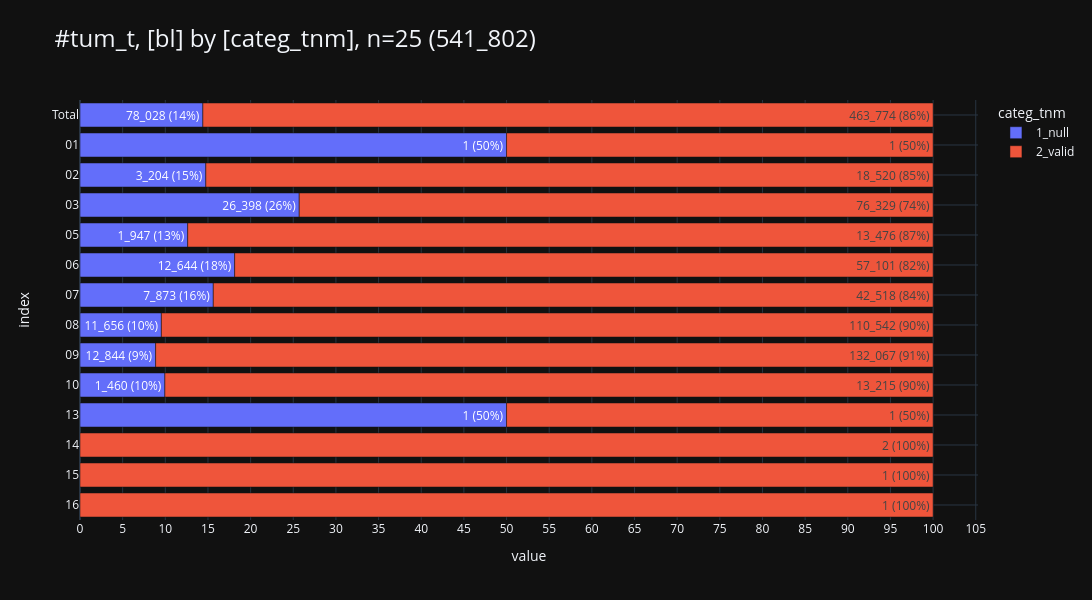

Notebook source saved alongside this figure:
### Markdown cell above
#### Grading

### Code cell
db_grad=con.sql("""--sql
    with t1 as (
        select
            GKZbl as bl,
            case
                when GRAD is null then '1_null'
                else '2_valid' end as categ_tnm,
        from Tumor4
        where True
        and DJ between 2020 and 2023
        and DCO = 2
        and (
        left(ICDGM10, 1) ='C' and
            (
                right(left(ICDGM10,3), 2)::int8 between 00 and 33
                or right(left(ICDGM10,3), 2)::int8 between 50 and 57
                or right(left(ICDGM10,3), 2)::int8 between 63 and 68
                or right(left(ICDGM10,3), 2)::int8 = 60
            )
            and left(HISC,4)::int between 8010 and 8576
        )
        and GKZbl::int between 1 and 16
    )
    select * from t1
""")

# tbl.descr_db(db_grad, "db_grad")

pls.plot_stacked_bars(
    db_grad.to_df().iloc[:,:2],
    relative=True,
    show_total=True,
    orientation="h",
    show_pct_bar=True,
    caption="tum_t",
    height=600,
    width=1600,
    # kkr_col="z_kkr_label"
)

### Figure 1 — Plotly figure (JSON) as saved in the notebook; plotly's stock layout.template omitted (floating-point values rounded to 4 significant figures)
{"data": [{"hovertemplate": "col=1_null<br>value=%{x}<br>index=%{y}<br>cnt_pct_bar_str=%{text}<extra></extra>", "legendgroup": "1_null", "marker": {"color": "#636EFA", "pattern": {"shape": ""}}, "name": "1_null", "orientation": "h", "showlegend": true, "text": ["78_028 (14%)", "1 (50%)", "3_204 (15%)", "26_398 (26%)", "1_947 (13%)", "12_644 (18%)", "7_873 (16%)", "11_656 (10%)", "12_844 (9%)", "1_460 (10%)", "1 (50%)"], "textposition": "auto", "type": "bar", "x": [78028, 1, 3204, 26398, 1947, 12644, 7873, 11656, 12844, 1460, 1], "xaxis": "x", "y": [" Total", "01", "02", "03", "05", "06", "07", "08", "09", "10", "13"], "yaxis": "y"}, {"hovertemplate": "col=2_valid<br>value=%{x}<br>index=%{y}<br>cnt_pct_bar_str=%{text}<extra></extra>", "legendgroup": "2_valid", "marker": {"color": "#EF553B", "pattern": {"shape": ""}}, "name": "2_valid", "orientation": "h", "showlegend": true, "text": ["463_774 (86%)", "1 (50%)", "18_520 (85%)", "76_329 (74%)", "13_476 (87%)", "57_101 (82%)", "42_518 (84%)", "110_542 (90%)", "132_067 (91%)", "13_215 (90%)", "1 (50%)", "2 (100%)", "1 (100%)", "1 (100%)"], "textposition": "auto", "type": "bar", "x": [463774, 1, 18520, 76329, 13476, 57101, 42518, 110542, 132067, 13215, 1, 2, 1, 1], "xaxis": "x", "y": [" Total", "01", "02", "03", "05", "06", "07", "08", "09", "10", "13", "14", "15", "16"], "yaxis": "y"}], "layout": {"barmode": "relative", "barnorm": "percent", "height": 600, "legend": {"title": {"text": "categ_tnm"}, "tracegroupgap": 0, "traceorder": "normal"}, "title": {"font": {"size": 24}, "text": "#tum_t, [bl] by [categ_tnm], n=25 (541_802)", "xanchor": "left", "y": 0.95, "yanchor": "top"}, "width": 1600, "xaxis": {"anchor": "y", "domain": [0, 1], "dtick": 5, "gridwidth": 1, "showgrid": true, "title": {"text": "value"}}, "yaxis": {"anchor": "x", "categoryarray": ["16", "15", "14", "13", "10", "09", "08", "07", "06", "05", "03", "02", "01", " Total"], "categoryorder": "array", "domain": [0, 1], "gridwidth": 1, "showgrid": true, "title": {"text": "index"}}}}
